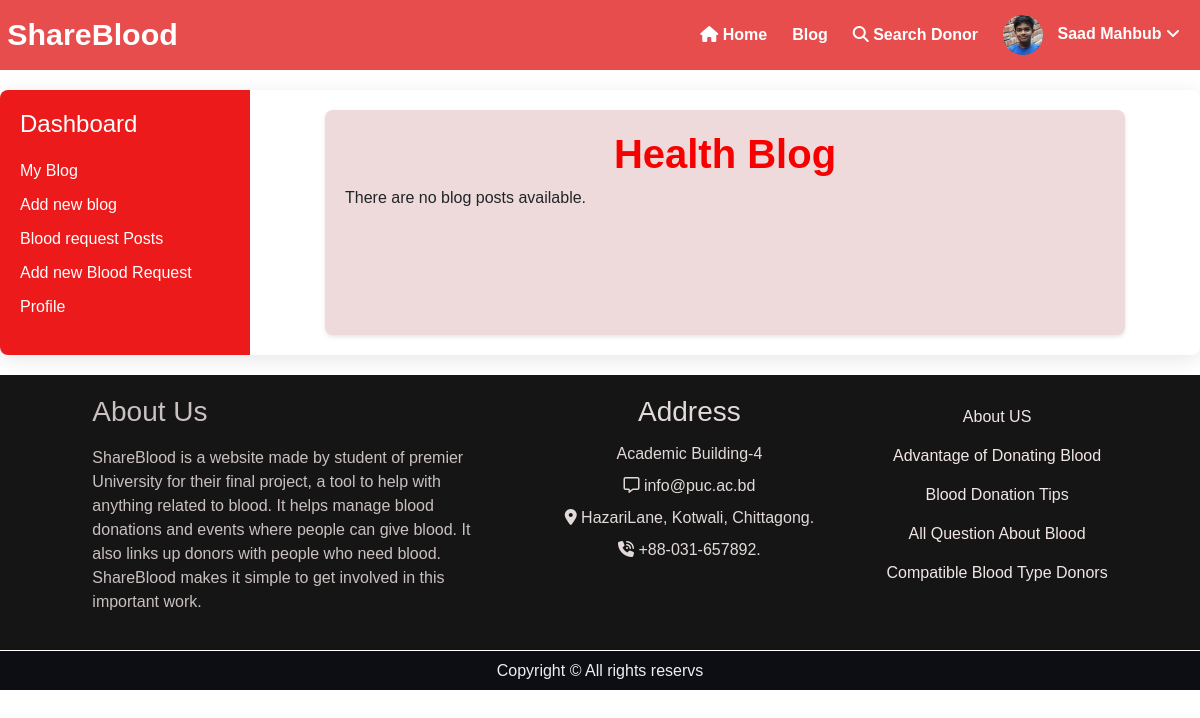
Before: /dashboard (signed in) with the older database file.
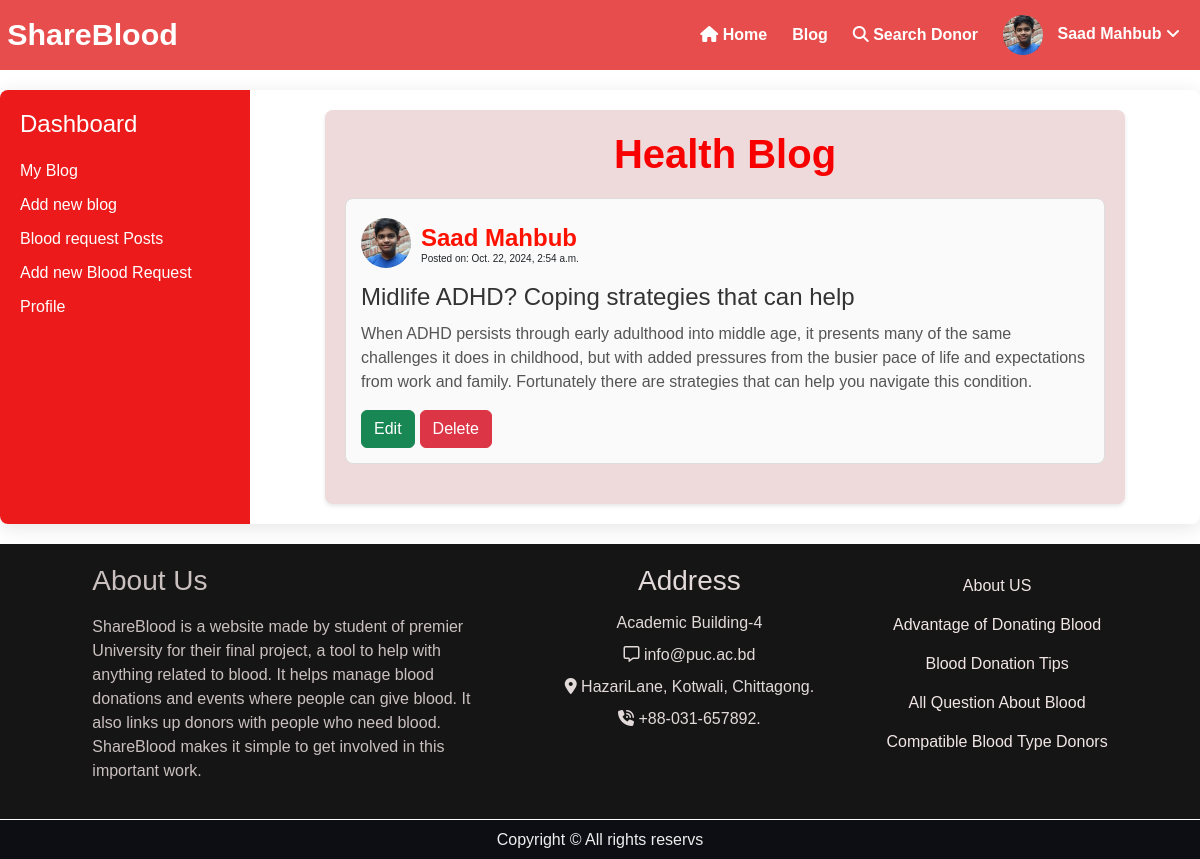
After: the same page with the newer database file.
### bloodology/models.py (models this page shows, shortened)
class BlogPost(models.Model):
        user_profile = models.ForeignKey(UserProfile, on_delete=models.CASCADE)
        title = models.CharField(max_length=200)
        content = models.TextField()
        blogPostTime = models.DateTimeField(auto_now_add=True)

class UserProfile(models.Model):
        user = models.OneToOneField(User, on_delete=models.CASCADE)
        name = models.CharField(max_length=150)
        blood_group = models.CharField(max_length=5)
        phone_number = models.CharField(max_length=15)
        address = models.CharField(max_length=250)
        profile_img = models.ImageField(upload_to='Images')
        otp = models.CharField(max_length=6, blank=True, null=True)  # Store OTP
        otp_expiration = models.DateTimeField(blank=True, null=True)  # Expiration time for OTP

### bloodology/views.py (the view)
# urls.py: path('dashboard', views.dashboard, name='dashboard'),
def dashboard(request):
    posts = BlogPost.objects.filter(user_profile=request.user.userprofile).order_by('-blogPostTime')
    return render(request,'bloodology/dashboard.html',{'posts': posts})

### bloodology/templates/bloodology/dashboard.html (shortened to what this page needs)
{% extends 'bloodology/base.html' %}
{% load static %}
{% block content %}
<body>
    <div class="dashboard">
        <div class="sidebar">
            <h2>Dashboard</h2>
            <nav>
                <ul>
                    <li><a href="{% url 'dashboard' %}">My Blog</a></li>
                    <li><a href="{% url 'blogapostform' %}">Add new blog</a></li>
                    <li><a href="{% url 'dashbloodReq' %}">Blood request Posts</a></li>
                    <li><a href="{% url 'addRequest' %}">Add new Blood Request</a></li>
                    <li><a href="{% url 'profile' %}">Profile</a></li>
                </ul>
            </nav>
        </div>
        <div class="blogcontainer col-sm-11">
            <h1>Health Blog</h1>
            {% for post in posts %}
                <div class="blog-post">
                    <div class="bloguser-info">
                        <img src="{{ post.user_profile.profile_img.url }}" alt="User Name" class="blogprofile-pic">
                        <div class="bloguser-details">
                            <h4>{{ post.user_profile.name }}</h4>
                            <h6>Posted on: {{ post.blogPostTime }}</h6>
                        </div>
                    </div>
                    <h2 class="blog-title">{{ post.title }}</h2>
                    <p class="blog-description">
                        {{ post.content }}
                    </p>
                    <div class="d-flex justify-content-start bt">
                        <button class="btn btn-success editb"><a href="{% url 'updateBlogPost' post.id %}">Edit</a></button>
                        <form action="{% url 'deleteBlogPost' post.id %}" method="POST"> {% csrf_token %}
                            <button type="submit" class='btn btn-danger'>Delete</button>
                        </form>
                    </div>
                </div>
            {% empty %}
                <p>There are no blog posts available.</p>
            {% endfor %}
        </div>
    </div>
</body>
{% endblock content %}

Changed rows visible on the page:
added BlogPost: user_profile.profile_img (picture), user_profile.name "Saad Mahbub", blogPostTime "Oct. 22, 2024, 2:54 a.m.", title "Midlife ADHD? Coping strategies that can help", content "When ADHD persists through early adulthood into middle age, it presents many of the same challenges it does in childhood, but with added pressures from the busier pace of life and expectations from work and family. Fortunately there are strategies that can help you navigate this condition."
Other visible differences:
text no longer shown: "There are no blog posts available."
